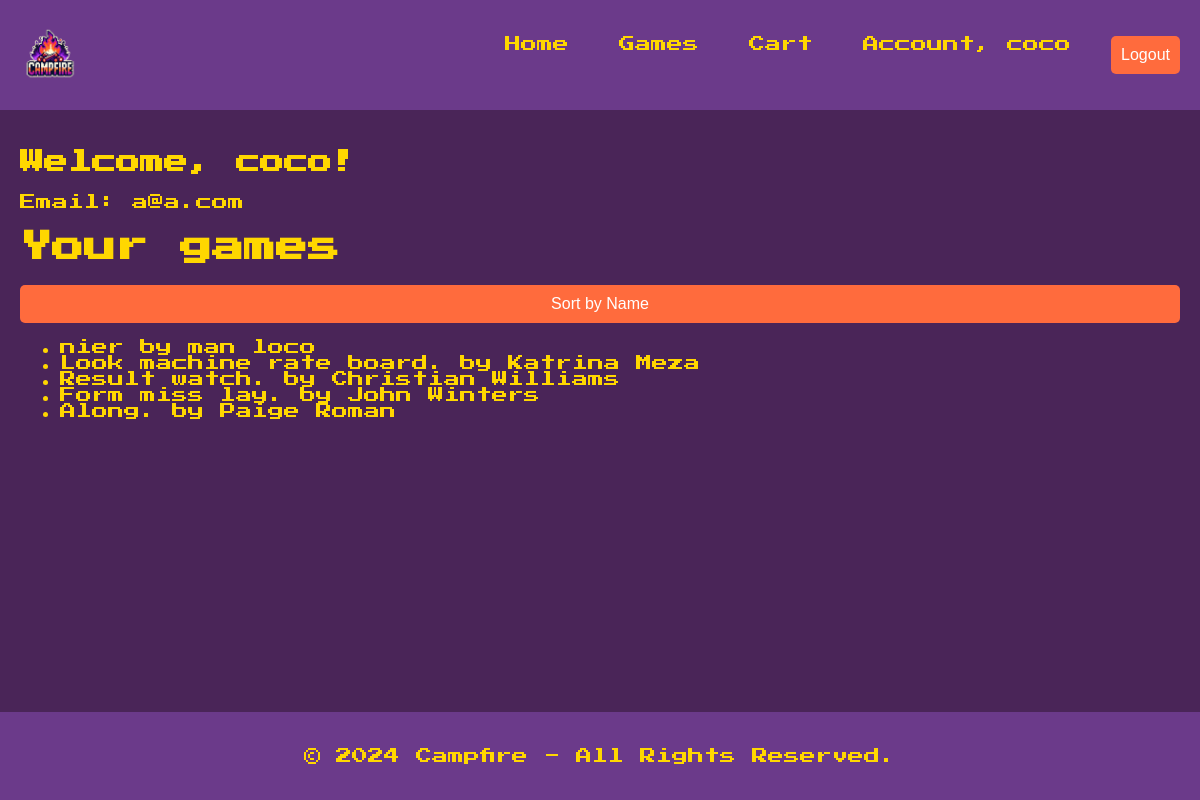
/account/ (signed in), run on the app's committed database.
### shop/models.py (models this page shows, shortened)
class GameOwner(models.Model):
    user = models.ForeignKey(
        User, on_delete=models.CASCADE, related_name='game_owner')
    game = models.ForeignKey(
        Game, on_delete=models.CASCADE, related_name='game_owner')
    quantity = models.PositiveIntegerField(default=1)

class Game(models.Model):
    title = models.CharField(max_length=255)
    author = models.CharField(max_length=255)
    price = models.IntegerField()
    description = models.TextField()

### shop/views.py (the view)
# urls.py: path('account/', Account.as_view(), name='account'),
class Account(LoginRequiredMixin, View):
    template_name = "account.html"
    def get(self, request):
        owned_games = GameOwner.objects.filter(user=request.user)
        if 'sort_by_name' in request.GET:
            owned_games = owned_games.select_related('game').order_by('game__title')
        return render(request, self.template_name, {
                      'user': request.user,
                      'owned_games': owned_games
                      })

### shop/templates/account.html (shortened to what this page needs)
{% extends 'base.html' %}
{% block content %}
<h2>Welcome, {{ user.username }}!</h2>
<p>Email: {{ user.email }}</p>
<h1>
  Your games
</h1>
<form action="{% url 'account' %}" method="get">
  <button type="submit" name="sort_by_name" value="1">Sort by Name</button>
</form>
<ul>
  {% for item in owned_games %}
  <li>{{ item.game.title }} by {{ item.game.author }}</li>
  {% empty %}
  <p>You don't own any games yet.</p>
  {% endfor %}
</ul>
{% endblock %}

### shop/templates/base.html (shortened to what this page needs)
<!doctype html>
<html lang="en">
<head>
  {% load static %}
  <link href="{% static 'css/styles.css' %}" rel="stylesheet" />
</head>
<body>
  <nav class="navbar">
    <div class="logo">
      <img src="{% static 'images/logo.png' %}" alt="Campfire Logo" />
    </div>
    <ul class="nav-links">
      <li><a href="{% url 'home' %}">Home</a></li>
      {% if user.is_authenticated %}
      <li><a href="{% url 'games' %}">Games</a></li>
      <li><a href="{% url 'cart' %}">Cart</a></li>
      <li><a href="{% url 'account' %}">Account, {{ user.username }}</a></li>
      <form method="POST" action="{% url 'logout' %}">
        <button type="submit">Logout</button>
      </form>
      {% else %}
      <li><a href="{% url 'login' %}">Login</a></li>
      <li><a href="{% url 'signup' %}">Signup</a></li>
      {% endif %}
    </ul>
  </nav>
  <div class="container">
    {% block content %}
    {% endblock %}
  </div>
  <footer class="footer">
    <p>© 2024 Campfire - All Rights Reserved.</p>
  </footer>
</body>
</html>

### shop/static/css/styles.css (style rules this page uses)
body { font-family: 'Press Start 2P', cursive; background-color: #4A2558; color: #FFD700; margin: 0; padding: 0; min-height: 100vh; display: flex; flex-direction: column; }
.navbar { display: flex; justify-content: space-between; align-items: center; padding: 20px; background-color: #6B3A8A; }
.navbar .logo img { width: 60px; height: auto; }
.nav-links { list-style: none; display: flex; gap: 30px; }
.nav-links li { display: inline; }
.nav-links li a { text-decoration: none; font-size: 16px; color: #FFD700; padding: 10px; transition: background-color 0.3s ease; }
.container { flex: 1; padding: 20px; }
.footer { background-color: #6B3A8A; color: #FFD700; padding: 20px; text-align: center; margin-top: auto; }
button[type="submit"] { width: 100%; padding: 10px; background-color: #FF6B3D; border: none; border-radius: 5px; color: white; font-size: 16px; cursor: pointer; transition: background-color 0.3s ease; }

### data on the page
GameOwner: game "nier", game.author "man loco"
GameOwner: game "Look machine rate board.", game.author "Katrina Meza"
GameOwner: game "Result watch.", game.author "Christian Williams"
GameOwner: game "Form miss lay.", game.author "John Winters"
GameOwner: game "Along.", game.author "Paige Roman"

### other printed values
{{ user.username }} "coco"
{{ user.email }} "a@a.com"
